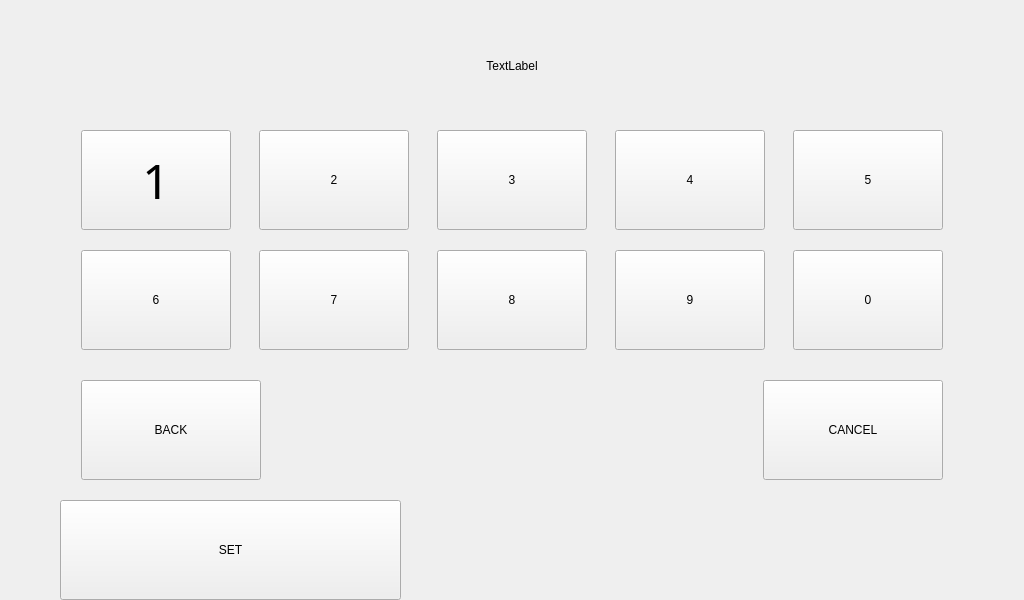
<?xml version="1.0" encoding="UTF-8"?>
<ui version="4.0">
 <class>AccesGranted</class>
 <widget class="QWidget" name="AccesGranted">
  <property name="geometry">
   <rect>
    <x>0</x>
    <y>0</y>
    <width>1024</width>
    <height>600</height>
   </rect>
  </property>
  <property name="windowTitle">
   <string>Form</string>
  </property>
  <widget class="QLabel" name="label_key">
   <property name="geometry">
    <rect>
     <x>245</x>
     <y>30</y>
     <width>534</width>
     <height>71</height>
    </rect>
   </property>
   <property name="styleSheet">
    <string notr="true">	border-style: solid;
	border-color: rgb(146, 150, 150);
	border-width: 3px;
	border-radius: 16px;
	color: rgb(146, 150, 150);
	font: 300 36pt &quot;Calibri Light&quot;;
	background-image (&quot;C:\Users\mjszo\Desktop\1\graphic\blang.png&quot;)
   </string>
   </property>
   <property name="text">
    <string>TextLabel</string>
   </property>
   <property name="alignment">
    <set>Qt::AlignCenter</set>
   </property>
  </widget>
  <widget class="QPushButton" name="button_key1">
   <property name="geometry">
    <rect>
     <x>81</x>
     <y>130</y>
     <width>150</width>
     <height>100</height>
    </rect>
   </property>
   <property name="font">
    <font>
     <family>Calibri Light</family>
     <pointsize>36</pointsize>
     <italic>false</italic>
     <bold>false</bold>
    </font>
   </property>
   <property name="styleSheet">
    <string notr="true">	border-style: solid;
	border-width: 3px;
	border-radius: 16px;
	color: rgb(146, 150, 150);
	font: 300 36pt &quot;Calibri Light&quot;;
	background-image (&quot;C:\Users\mjszo\Desktop\1\graphic\blang.png&quot;)</string>
   </property>
   <property name="text">
    <string>1</string>
   </property>
  </widget>
  <widget class="QPushButton" name="button_key2">
   <property name="geometry">
    <rect>
     <x>259</x>
     <y>130</y>
     <width>150</width>
     <height>100</height>
    </rect>
   </property>
   <property name="styleSheet">
    <string notr="true">	border-style: solid;
	border-width: 3px;
	border-radius: 16px;
	color: rgb(146, 150, 150);
	font: 300 36pt &quot;Calibri Light&quot;;
	background-image (&quot;C:\Users\mjszo\Desktop\1\graphic\blang.png&quot;)</string>
   </property>
   <property name="text">
    <string>2</string>
   </property>
  </widget>
  <widget class="QPushButton" name="button_key3">
   <property name="geometry">
    <rect>
     <x>437</x>
     <y>130</y>
     <width>150</width>
     <height>100</height>
    </rect>
   </property>
   <property name="styleSheet">
    <string notr="true">	border-style: solid;
	border-width: 3px;
	border-radius: 16px;
	color: rgb(146, 150, 150);
	font: 300 36pt &quot;Calibri Light&quot;;
	background-image (&quot;C:\Users\mjszo\Desktop\1\graphic\blang.png&quot;)</string>
   </property>
   <property name="text">
    <string>3</string>
   </property>
  </widget>
  <widget class="QPushButton" name="button_key4">
   <property name="geometry">
    <rect>
     <x>615</x>
     <y>130</y>
     <width>150</width>
     <height>100</height>
    </rect>
   </property>
   <property name="styleSheet">
    <string notr="true">	border-style: solid;
	border-width: 3px;
	border-radius: 16px;
	color: rgb(146, 150, 150);
	font: 300 36pt &quot;Calibri Light&quot;;
	background-image (&quot;C:\Users\mjszo\Desktop\1\graphic\blang.png&quot;)</string>
   </property>
   <property name="text">
    <string>4</string>
   </property>
  </widget>
  <widget class="QPushButton" name="button_key9">
   <property name="geometry">
    <rect>
     <x>615</x>
     <y>250</y>
     <width>150</width>
     <height>100</height>
    </rect>
   </property>
   <property name="styleSheet">
    <string notr="true">	border-style: solid;
	border-width: 3px;
	border-radius: 16px;
	color: rgb(146, 150, 150);
	font: 300 36pt &quot;Calibri Light&quot;;
	background-image (&quot;C:\Users\mjszo\Desktop\1\graphic\blang.png&quot;)</string>
   </property>
   <property name="text">
    <string>9</string>
   </property>
  </widget>
  <widget class="QPushButton" name="button_key8">
   <property name="geometry">
    <rect>
     <x>437</x>
     <y>250</y>
     <width>150</width>
     <height>100</height>
    </rect>
   </property>
   <property name="styleSheet">
    <string notr="true">	border-style: solid;
	border-width: 3px;
	border-radius: 16px;
	color: rgb(146, 150, 150);
	font: 300 36pt &quot;Calibri Light&quot;;
	background-image (&quot;C:\Users\mjszo\Desktop\1\graphic\blang.png&quot;)</string>
   </property>
   <property name="text">
    <string>8</string>
   </property>
  </widget>
  <widget class="QPushButton" name="button_key7">
   <property name="geometry">
    <rect>
     <x>259</x>
     <y>250</y>
     <width>150</width>
     <height>100</height>
    </rect>
   </property>
   <property name="styleSheet">
    <string notr="true">	border-style: solid;
	border-width: 3px;
	border-radius: 16px;
	color: rgb(146, 150, 150);
	font: 300 36pt &quot;Calibri Light&quot;;
	background-image (&quot;C:\Users\mjszo\Desktop\1\graphic\blang.png&quot;)</string>
   </property>
   <property name="text">
    <string>7</string>
   </property>
  </widget>
  <widget class="QPushButton" name="button_key6">
   <property name="geometry">
    <rect>
     <x>81</x>
     <y>250</y>
     <width>150</width>
     <height>100</height>
    </rect>
   </property>
   <property name="styleSheet">
    <string notr="true">	border-style: solid;
	border-width: 3px;
	border-radius: 16px;
	color: rgb(146, 150, 150);
	font: 300 36pt &quot;Calibri Light&quot;;
	background-image (&quot;C:\Users\mjszo\Desktop\1\graphic\blang.png&quot;)</string>
   </property>
   <property name="text">
    <string>6</string>
   </property>
  </widget>
  <widget class="QPushButton" name="button_key0">
   <property name="geometry">
    <rect>
     <x>793</x>
     <y>250</y>
     <width>150</width>
     <height>100</height>
    </rect>
   </property>
   <property name="styleSheet">
    <string notr="true">	border-style: solid;
	border-width: 3px;
	border-radius: 16px;
	color: rgb(146, 150, 150);
	font: 300 36pt &quot;Calibri Light&quot;;
	background-image (&quot;C:\Users\mjszo\Desktop\1\graphic\blang.png&quot;)</string>
   </property>
   <property name="text">
    <string>0</string>
   </property>
  </widget>
  <widget class="QPushButton" name="button_key5">
   <property name="geometry">
    <rect>
     <x>793</x>
     <y>130</y>
     <width>150</width>
     <height>100</height>
    </rect>
   </property>
   <property name="styleSheet">
    <string notr="true">	border-style: solid;
	border-width: 3px;
	border-radius: 16px;
	color: rgb(146, 150, 150);
	font: 300 36pt &quot;Calibri Light&quot;;
	background-image (&quot;C:\Users\mjszo\Desktop\1\graphic\blang.png&quot;)</string>
   </property>
   <property name="text">
    <string>5</string>
   </property>
  </widget>
  <widget class="QPushButton" name="button_keyCancel">
   <property name="geometry">
    <rect>
     <x>763</x>
     <y>380</y>
     <width>180</width>
     <height>100</height>
    </rect>
   </property>
   <property name="styleSheet">
    <string notr="true">	border-style: solid;
	border-width: 3px;
	border-radius: 16px;
	color: rgb(146, 150, 150);
	font: 300 24pt &quot;Calibri Light&quot;;
	background-image (&quot;C:\Users\mjszo\Desktop\1\graphic\blang.png&quot;)</string>
   </property>
   <property name="text">
    <string>CANCEL</string>
   </property>
  </widget>
  <widget class="QPushButton" name="button_keyBack">
   <property name="geometry">
    <rect>
     <x>81</x>
     <y>380</y>
     <width>180</width>
     <height>100</height>
    </rect>
   </property>
   <property name="styleSheet">
    <string notr="true">	border-style: solid;
	border-width: 3px;
	border-radius: 16px;
	color: rgb(146, 150, 150);
	font: 300 24pt &quot;Calibri Light&quot;;
	background-image (&quot;C:\Users\mjszo\Desktop\1\graphic\blang.png&quot;)</string>
   </property>
   <property name="text">
    <string>BACK</string>
   </property>
  </widget>
  <widget class="QLabel" name="background_key">
   <property name="geometry">
    <rect>
     <x>0</x>
     <y>0</y>
     <width>1024</width>
     <height>600</height>
    </rect>
   </property>
   <property name="text">
    <string/>
   </property>
   <property name="pixmap">
    <pixmap>graphic/emoto2.png</pixmap>
   </property>
  </widget>
  <widget class="QPushButton" name="button_keySet">
   <property name="geometry">
    <rect>
     <x>60</x>
     <y>500</y>
     <width>341</width>
     <height>100</height>
    </rect>
   </property>
   <property name="styleSheet">
    <string notr="true">	border-style: solid;
	border-width: 3px;
	border-radius: 16px;
	color: rgb(146, 150, 150);
	font: 300 24pt &quot;Calibri Light&quot;;
	background-image (&quot;C:\Users\mjszo\Desktop\1\graphic\blang.png&quot;)</string>
   </property>
   <property name="text">
    <string>SET</string>
   </property>
  </widget>
  <zorder>background_key</zorder>
  <zorder>label_key</zorder>
  <zorder>button_key3</zorder>
  <zorder>button_key4</zorder>
  <zorder>button_key9</zorder>
  <zorder>button_key8</zorder>
  <zorder>button_key7</zorder>
  <zorder>button_key6</zorder>
  <zorder>button_key0</zorder>
  <zorder>button_key5</zorder>
  <zorder>button_keyCancel</zorder>
  <zorder>button_keyBack</zorder>
  <zorder>button_key1</zorder>
  <zorder>button_key2</zorder>
  <zorder>button_keySet</zorder>
 </widget>
 <resources/>
 <connections/>
</ui>
